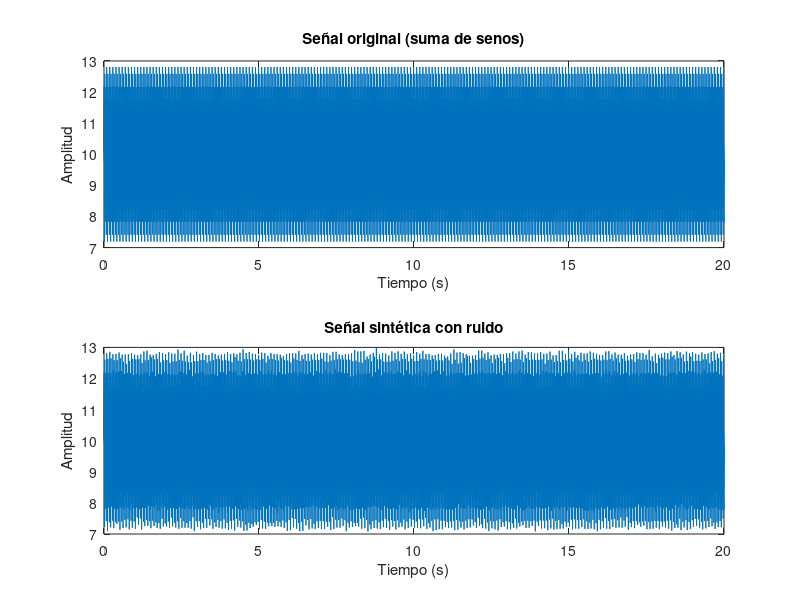

This chart was generated by the following MATLAB code:
close all
clear all

% Parámetros de la señal
Fs = 1000;                % Frecuencia de muestreo (Hz)
T = 1/Fs;                 % Periodo de muestreo
L = 20000;                 % Número de puntos de la señal
t = (0:L-1)*T;            % Vector de tiempo

% Frecuencias de los senos
f1 = 50;                  % Frecuencia del primer seno (Hz)
f2 = 120;                 % Frecuencia del segundo seno (Hz)
f3 = 200;                 % Frecuencia del tercer seno (Hz)

% Crear la señal como la suma de senos
signal = 10 + sin(2*pi*f1*t) + sin(2*pi*f2*t) + sin(2*pi*f3*t);

% Añadir ruido aleatorio (ruido gaussiano)
noise = 0.05 * randn(size(t));  % Ruido con una varianza ajustable (0.5 aquí)
synthetic_signal = signal + noise;

% Graficar la señal
figure;
subplot(2,1,1);
plot(t, signal);
title('Señal original (suma de senos)');
xlabel('Tiempo (s)');
ylabel('Amplitud');

subplot(2,1,2);
plot(t, synthetic_signal);
title('Señal sintética con ruido');
xlabel('Tiempo (s)');
ylabel('Amplitud');

save("signal.mat", "synthetic_signal")